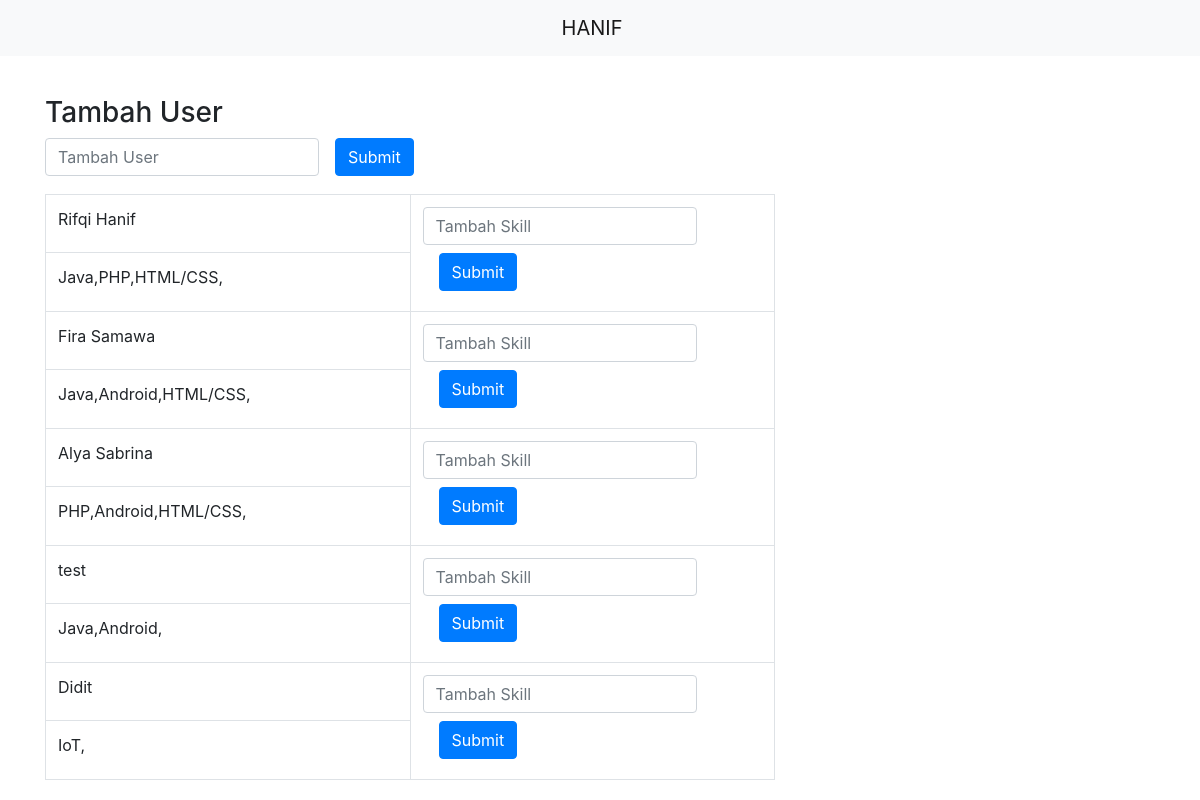
Screenshot of /soal6/index.php with the database file from the repository.
### tables this page shows
CREATE TABLE `tabel_users` (
  `id` int(11) NOT NULL,
  `name` varchar(25) NOT NULL
);

CREATE TABLE `tabel_skills` (
  `id` int(11) NOT NULL,
  `name` varchar(25) NOT NULL,
  `user_id` int(11) NOT NULL
);

### soal6/index.php (the view, shortened to what this page needs)
<?php include "koneksi.php" ?>
<!DOCTYPE html>
<html>
<head>
	<link rel="stylesheet" type="text/css" href="asset/bootstrap/css/bootstrap.css">
</head>
<body>
<nav class="navbar navbar-expand-lg navbar-light bg-light justify-content-center">
  <a class="navbar-brand" href="#">HANIF</a>
</nav>
<div class="container">
	<div class="row" style="margin-top:40px;">
		<div class="col-md-12 justify-content-center">
			<h3>Tambah User</h3>
		</div>
		<div class="col-md-12">
			<form class="form-inline" action="user.php" method="post">
			  <div class="form-group mb-2">
			    <input type="text" class="form-control" id="user" name="user" placeholder="Tambah User">
			  </div>
			  <button type="submit" class="btn btn-primary mx-sm-3 mb-2">Submit</button>
			</form>
		</div>
	</div>
	<div class="row justify-content-start" style="margin-top:10px;">
		<div class="col-md-8">
			<div class="table-responsive">
				<table class="table table-bordered">
				  <tbody>
				  	<?php
				  		$sqlgetuser = "SELECT * FROM tabel_users";
				  		$result = $conn->query($sqlgetuser);
				  		if ($result->num_rows > 0) :
				  			while ($row = $result->fetch_assoc()) :
				  	?>
				    <tr>
				      <td style="width: 50%"><?= $row['name'] ?></td>
				      <td rowspan="2" class="align-middle ">
				      	<form class="form-inline" action="skill.php" method="post">
								  <div class="form-group mb-2">
								    <input type="text" class="form-control" id="skill" name="skill" placeholder="Tambah Skill">
								  </div>
								  <button type="submit" class="btn btn-primary mx-sm-3 mb-2">Submit</button>
								</form>
				      </td>
				    </tr>
				    <tr>
				      <td>
				      	<?php
						  		$sqlgetskill = "SELECT name FROM tabel_skills WHERE user_id = ".$row['id'];
						  		$resultskill = $conn->query($sqlgetskill);
						  		if ($resultskill->num_rows > 0) {
						  			while ($rowskill = $resultskill->fetch_assoc()) {
						  				echo $rowskill['name'].',';
						  			}
						  		}else{
						  			echo "Belum Punya Skill";
						  		}
						  	?>
				      </td>
				    </tr>
				  <?php endwhile; ?>
				  <?php else : ?>
				  	<tr>
				  		<td>Tidak Ada Data</td>
				  	</tr>
				  <?php endif; ?>
				  </tbody>
				</table>
			</div>
		</div>
	</div>
</div>

### rows the page displays
tabel_users: name "Rifqi Hanif"
tabel_skills: name "Java"
tabel_skills: name "PHP"
tabel_skills: name "HTML/CSS"
tabel_users: name "Fira Samawa"
tabel_skills: name "Java"
tabel_skills: name "Android"
tabel_skills: name "HTML/CSS"
tabel_users: name "Alya Sabrina"
tabel_skills: name "PHP"
tabel_skills: name "Android"
tabel_skills: name "HTML/CSS"
tabel_users: name "test"
tabel_skills: name "Java"
tabel_skills: name "Android"
tabel_users: name "Didit"
tabel_skills: name "IoT"
